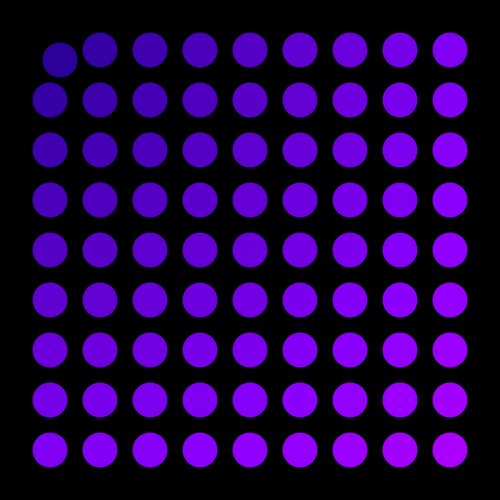
Frame 1 (no input)
Frame 60 (the mouse pressed at the canvas centre just before this capture): identical to frame 1, image omitted
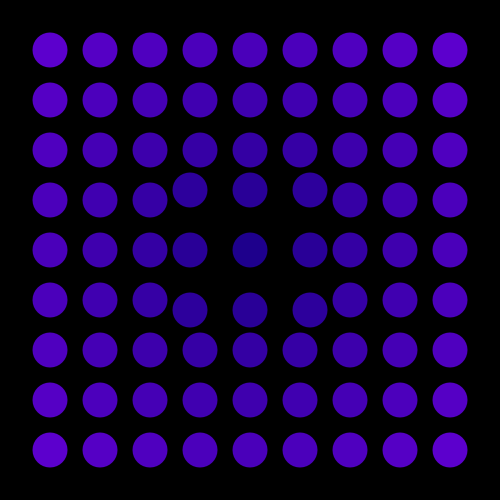
Frame 120 (the mouse held since frame 60 and released just before this capture)

The Processing sketch that drew these frames (run headless with seeded random() and noise(); from frame 60 on, the mouse is pressed at the canvas centre):

// Processing sketch: discoNight
// ── discoNight.pde
void setup(){
  size(500,500);
  noStroke();
}

void draw(){
  background(0);
  for(float x=0.1;x<=1;x+=0.1){
    for(float y=0.1;y<=1;y+=0.1){
      float ellipseX=lerp(0,width,x);
      float ellipseY=lerp(0,height,y);
      float dist=dist(mouseX,mouseY,ellipseX,ellipseY);
      if(dist<width/7){
        ellipseX+=(ellipseX-mouseX)/5;
        ellipseY+=(ellipseY-mouseY)/5;
      }
      fill(map(dist,0,width,30,140),0,map(dist,0,width,140,255));
      ellipse(ellipseX,ellipseY,35,35);
    }
  }
}
